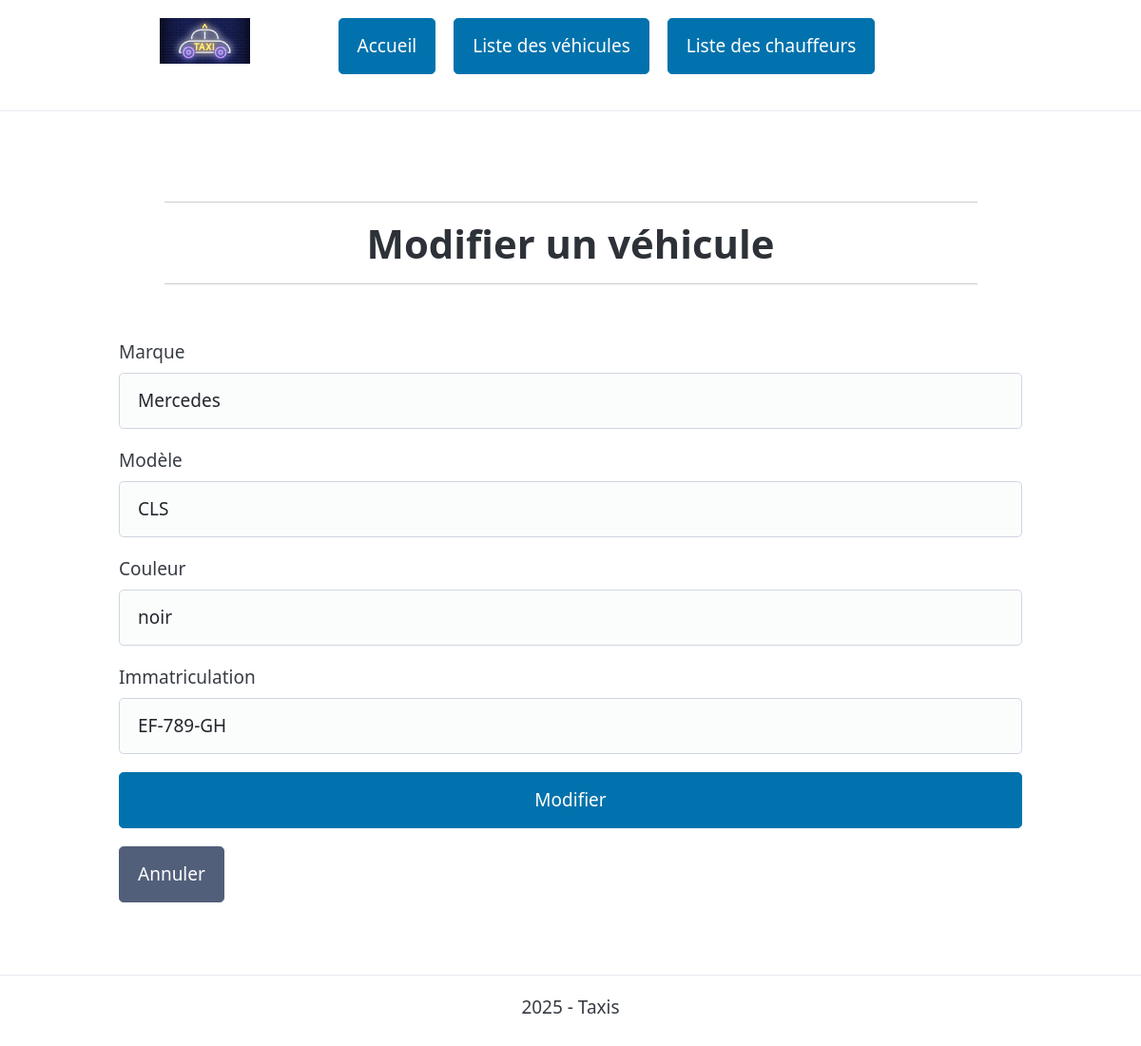
The app's page /vehicule/edit-vehicule.php?id=3 with its own data.
### tables this page shows
CREATE TABLE `vehicule` (
  `id_vehicule` int(11) NOT NULL AUTO_INCREMENT,
  `marque` varchar(30) NOT NULL,
  `modele` varchar(50) NOT NULL,
  `couleur` varchar(20) NOT NULL,
  `immatriculation` varchar(15) NOT NULL,
  PRIMARY KEY (`id_vehicule`)
);

### vehicule/edit-vehicule.php (called while the page is built, shortened)
<?php
include dirname(__DIR__) . '/fonctions.php';
require dirname(__DIR__) . '/connexiondb.php';
$idEdit = $_GET['id'] ?? null;
$vehicule = getVehicule($pdo, $idEdit);
include PATH_PROJET . '/views/vehicule/edit-vehicule-view.php';
?>

### fonctions.php (called while the page is built, shortened)
<?php
function getVehicule($pdo, $idParam)
{
    $sql = "SELECT * FROM vehicule WHERE id_vehicule = :id";
    $stmt = $pdo->prepare($sql);
    $stmt->execute([
        'id' => $idParam
    ]);
    $vehicule = $stmt->fetch();
    return $vehicule;
}

### views/vehicule/edit-vehicule-view.php (the view, shortened to what this page needs)
<?php
require PATH_PROJET . '/views/partials/header.php';
?>
        <h1>Modifier un véhicule</h1>
        <form action="?id=<?= $vehicule['id_vehicule']; ?>" method="post">
            <div>
                <label for="marque">Marque</label>
                <input type="text" name="marque" value="<?= $vehicule['marque']; ?>">
            </div>
            <div>
                <label for="modele">Modèle</label>
                <input type="text" name="modele" value="<?= $vehicule['modele']; ?>">
            </div>
            <div>
                <label for="couleur">Couleur</label>
                <input type="text" name="couleur" value="<?= $vehicule['couleur']; ?>">
            </div>
            <div>
                <label for="immatriculation">Immatriculation</label>
                <input type="text" name="immatriculation" value="<?= $vehicule['immatriculation']; ?>">
            </div>
            <button type="submit" name="envoyer">Modifier</button>
            <button type="reset" name="annuler">Annuler</button>
        </form>
<?php
include PATH_PROJET . '/views/partials/footer.php';
?>

### assets/css/style.css (style rules this page uses)
body { margin: 0; padding: 0; box-sizing: border-box; width: 100%; height: 100vh; vertical-align: bottom; }
h1 { width: 90%; text-align: center; margin : 3rem auto; font-size: 2.2rem; border-bottom: 1px solid #ccc; border-top: 1px solid #ccc; padding-bottom: 1rem; padding-top: 1rem; }

### records on screen
vehicule: marque "Mercedes", modele "CLS", couleur "noir", immatriculation "EF-789-GH"
